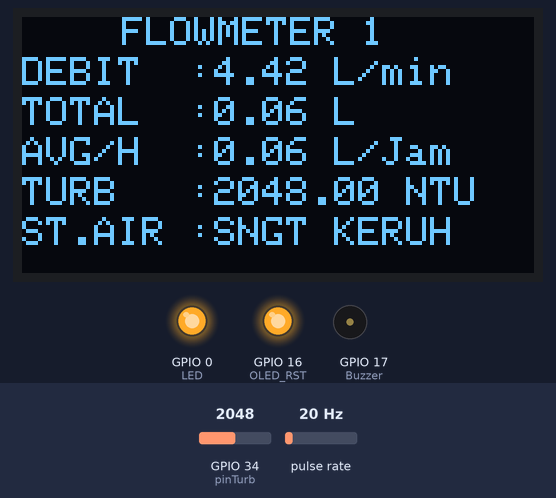
Recording of a program running on a simulated ESP32. On the bench: 128×64 one-colour display, output pins drawn as LEDs (lit = HIGH), buzzer (waves = sounding, pin HIGH). Wiring (inferred from the names in the program): pulse sensor: data GPIO 12. The inputs (shaded band) are chosen by the test bench; at power-on: GPIO 34 (pinTurb) = 2048, pulse rate 20 Hz. WiFi joins after 1.5 s; servers stay silent unless stated; EEPROM starts erased; no radio packets arrive unless stated; no MQTT or app messages arrive unless stated; what the program prints to the serial monitor is not drawn.

Above: at 3.8 s.
3.9 s: GPIO 34 (pinTurb) set to 107
At 5.74 s:
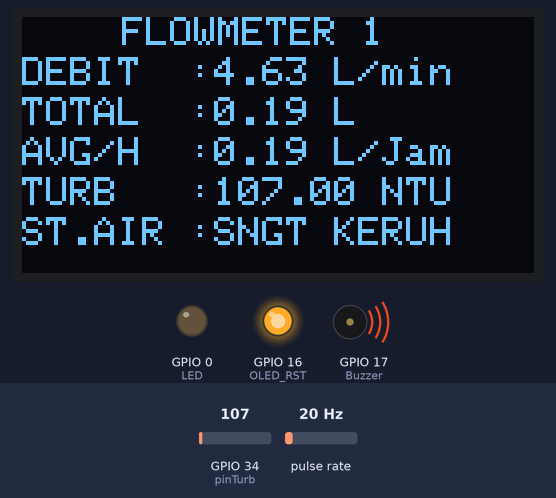
6.4 s: GPIO 34 (pinTurb) set to 94
At 7.62 s:
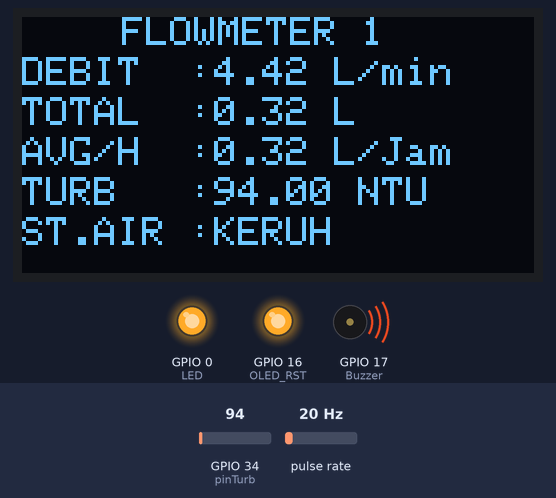
9.3 s: GPIO 34 (pinTurb) set to 10
At 10.79 s:
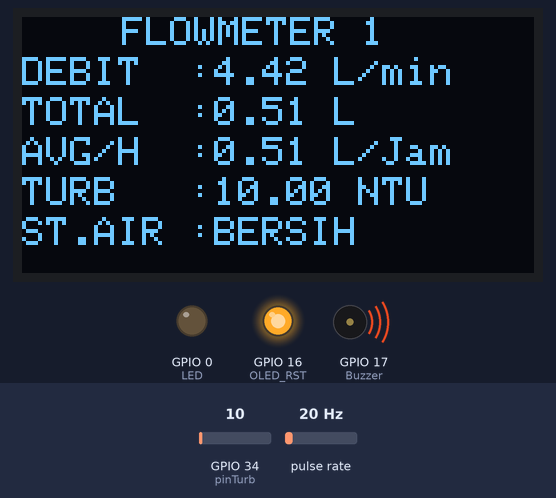
11.7 s: pulse rate (sensor on GPIO 12) set to 4 Hz
At 12.51 s:
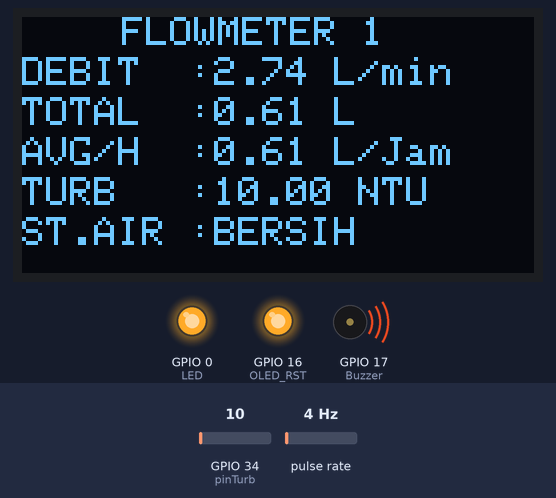
13.8 s: pulse rate (sensor on GPIO 12) set to 50 Hz
At 14.68 s:
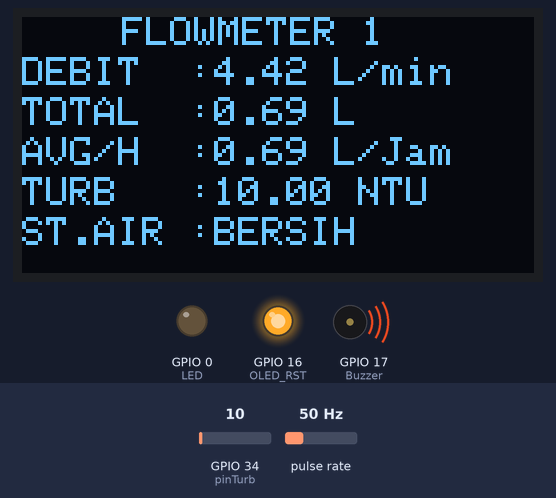
15.9 s: pulse rate (sensor on GPIO 12) set to 100 Hz
At 17.14 s:
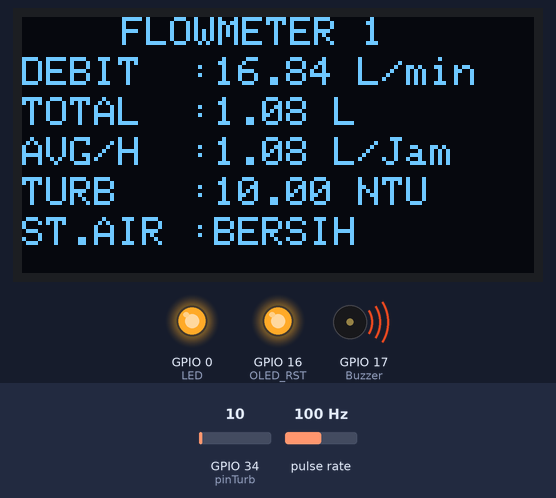
Timing chart, 0 to 18.9 s (numbered marks = the images above; inputs shaded):
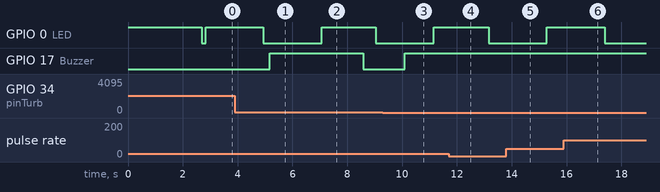

Measured:
- the behaviour switches between 101 and 100 on GPIO 34 (pinTurb) (found by bisection; images 1 and 2)
- after the input at 6.4 s, GPIO 17 (Buzzer): HIGH → LOW after 2.2 s; the display: first differs from a run without the input after 0.67 s (image 2)
- after the input at 9.3 s, the display: first differs from a run without the input after 0.93 s (image 3)
- what the display in image 1 shows lasts 0.5 s, from 5.5 s to 6.0 s
- what the display in image 2 shows lasts 0.4 s, from 7.4 s to 7.8 s

The program:

main.cpp
```cpp
#include <Arduino.h>
#include <MQTTClient.h>
#include <ArduinoJson.h>
#include <WiFi.h>
#include <SPI.h>
#include <LoRa.h>
#include <EEPROM.h>

#include <Wire.h>
#include <Adafruit_I2CDevice.h>
#include <Adafruit_SSD1306.h>

//define the pins used by the LoRa transceiver module
#define SCK 5
#define MISO 19
#define MOSI 27
#define SS 18
#define RST 14
#define DIO0 26

#define BAND 866E6 //Band LoRa SX1276

//OLED pins
#define OLED_SDA 4
#define OLED_SCL 15
#define OLED_RST 16
#define SCREEN_WIDTH 128 // OLED display width, in pixels
#define SCREEN_HEIGHT 64 // OLED display height, in pixels
WiFiClient net;

const char *WIFI_SSID = "SERENITY_plus";
const char *WIFI_PASSWORD = "babykenya";

#define jsonSize 300
#define DEVICE_NAME "FLOWMETER"
#define MQTT_PORT 1883
#define MQTT_SERVER "habibigarden.com"
#define MQTT_USER "habibi"
#define MQTT_PASS "prodigy123"
#define SENSOR 12
#define LED 0
#define pinTurb 34
#define Buzzer 17
#define MQTT_IOT_TOPIC "main/status/Skripsi/flowmeter_1"
#define EEPROM_SIZE 1

#define AWS_MAX_RECONNECT_TRIES 50
MQTTClient client = MQTTClient(jsonSize);

Adafruit_SSD1306 display(SCREEN_WIDTH, SCREEN_HEIGHT, &Wire, OLED_RST);

int interval = 1000;
int interval2 = 5000;
int SensorKekeruhan;
boolean ledState = false, led = false;
boolean buzzState = false, buzz = false;
boolean buzzState1 = false, buzz1 = false;
float calibrationFactor = 4.5;
volatile byte pulseCount;
byte pulse1Sec = 0;
float flowRate;
unsigned int flowMilliLitres, kalkulasiAir;
unsigned long totalMilliLitres, totalMilliLitresPrev, counterKalkulasiAir;
unsigned long currentMillis = 0, previousMillis = 0, previousMillis2 = 0, mainTimer = 0;
unsigned long prevPerJam = 0, prevRead = 0, prevTampil = 0, millisLED=0, millisbuzz=0, millisbuzz1=0, prevPerHari = 0;
volatile int count;
static float V, kekeruhan, volt;


void IRAM_ATTR pulseCounter()
{
  pulseCount++;
}

void connectToWiFi()
{
  WiFi.mode(WIFI_STA);
  WiFi.begin(WIFI_SSID, WIFI_PASSWORD);

  int retries = 0;
  while (WiFi.status() != WL_CONNECTED && retries < 15)
  {
    delay(500);
    Serial.print(".");
    retries++;
  }

  if(WiFi.status() != WL_CONNECTED){
    ledState = false;
  }else
  {
    ledState = true;
  }
}

void connectToMQTT()
{
  client.begin(MQTT_SERVER, MQTT_PORT, net);

  int retries = 0;
  Serial.print("Connecting to MQTT SERVER");

  while (!client.connect(DEVICE_NAME, MQTT_USER, MQTT_PASS) && retries < AWS_MAX_RECONNECT_TRIES)
  {
    Serial.print(".");
    delay(100);
    retries++;
  }

  if (!client.connected())
  {
    Serial.println(" Timeout!");
    ledState = false;
    return;
  }

  Serial.println("Connected!");
  ledState = true;
}
void Flow()
{
  count++;
}
void setup()
{
  Serial.begin(115200);
  pinMode(SENSOR, INPUT_PULLUP);
  pinMode(pinTurb, INPUT);
  pinMode(OLED_RST, OUTPUT);
  pinMode(LED, OUTPUT);
  pinMode(Buzzer, OUTPUT);
  digitalWrite(LED, HIGH);
  digitalWrite(Buzzer, LOW);
  attachInterrupt(0, Flow, RISING);
  digitalWrite(OLED_RST, LOW);
  EEPROM.begin(EEPROM_SIZE);
  delay(20);
  digitalWrite(OLED_RST, HIGH);
  LoRa.setPins(18, 14, 26);


  pulseCount = 0;
  flowRate = 0.0;
  flowMilliLitres = 0;
  totalMilliLitres = 0;
  previousMillis = 0;
  attachInterrupt(digitalPinToInterrupt(SENSOR), pulseCounter, FALLING);

  flowRate = EEPROM.read(0);
  float totalMilliLitres = EEPROM.read(1);
  float kalkulasiAir = EEPROM.read(2);
  kekeruhan = EEPROM.read(3);


  Wire.begin(OLED_SDA, OLED_SCL);
  if (!display.begin(SSD1306_SWITCHCAPVCC, 0x3c, false, false))
  { // Address 0x3C for 128x32
    Serial.println(F("SSD1306 allocation failed"));
  }

  display.clearDisplay();
  display.setTextColor(WHITE);
  display.setTextSize(1);
  display.setCursor(30, 10);
  display.print("LORA SENDER ");
  display.setTextColor(WHITE);
  display.setTextSize(1);
  display.setCursor(25, 20);
  display.print("HABIBI GARDEN");
  display.display();

  connectToWiFi();

  if (WiFi.isConnected() == true)
  {
    connectToMQTT();
    Serial.println("sudah terhubung");
    ledState = true;
  }
  else
  {
    connectToWiFi();
    Serial.println("Menghubungkan Ulang");
    connectToMQTT();
  }

  //SPI LoRa pins
  SPI.begin(SCK, MISO, MOSI, SS);
  //setup LoRa transceiver module
  LoRa.setPins(SS, RST, DIO0);

  if (!LoRa.begin(BAND))
  {
    Serial.println("Starting LoRa failed!");
    while (1)
      ;
  }
  if (LoRa.begin(BAND))
  Serial.println("LoRa Initializing OK!");
  display.clearDisplay();
  display.setCursor(25, 10);
  display.print("LORA SENDING OK!");
  display.display();
  delay(1000);
  digitalWrite(LED, LOW);
}

void sendJsonToMQTT()
{
  StaticJsonDocument<jsonSize> JsonDoc;
  JsonObject info = JsonDoc.createNestedObject("info");
  info["debit"] = flowRate;
  info["total"] = totalMilliLitres/1000;
  info["average_perhour"] = kalkulasiAir/1000;
  info["Turb"] = kekeruhan;

  char JsonBuf[jsonSize];
  serializeJson(JsonDoc, JsonBuf);

  client.publish(MQTT_IOT_TOPIC, JsonBuf);
}
void loop(){


  currentMillis = millis();
  if (currentMillis - previousMillis2 > 1000)
  {
    previousMillis2 = currentMillis;
    mainTimer++;
  }
  if (currentMillis - previousMillis > interval)
  {
    volt = 0;
    for(int i=0; i<200; i++)
    {
        volt += ((float)analogRead(pinTurb)/1027);
    }
    volt = volt;

    kekeruhan = analogRead(pinTurb);
    //V = SensorKekeruhan*(5.0/1027);
    //kekeruhan =2.8 + (V*100.00);


    pulse1Sec = pulseCount;
    pulseCount = 0;
    flowRate = ((1000.0 / (millis() - previousMillis)) * pulse1Sec) / calibrationFactor;
    previousMillis = millis();

    flowMilliLitres = (flowRate / 70) * 1000;

    totalMilliLitres += flowMilliLitres;
    if (totalMilliLitres != totalMilliLitresPrev)
    {
      counterKalkulasiAir = totalMilliLitres - totalMilliLitresPrev;
      kalkulasiAir = kalkulasiAir + counterKalkulasiAir;
      totalMilliLitresPrev = totalMilliLitres;
    }
  }

  if (mainTimer >= prevPerJam + 3600)
  {
    kalkulasiAir = 0;
    prevPerJam = mainTimer;
  }
  if (mainTimer >= prevPerHari + 7200)
  {
    kalkulasiAir = 0;
    totalMilliLitres = 0;
    prevPerHari = mainTimer;
  }

  LoRa.beginPacket();
  LoRa.print("DEBIT :");
  LoRa.print(flowRate);
  LoRa.println(" L/min");
  LoRa.print("TOTAL :");
  LoRa.print((float)totalMilliLitres/1000);
  LoRa.println(" L");
  LoRa.print("AVG/H :");
  LoRa.print((float)kalkulasiAir/1000);
  LoRa.println(" L/Jam");
  LoRa.print("TURB  :");
  LoRa.print(kekeruhan);
  LoRa.println(" NTU");
  LoRa.endPacket();
  LoRa.sleep();
  EEPROM.write(0, flowRate);
  EEPROM.write(1, (float)totalMilliLitres/1000 );
  EEPROM.write(2, (float)kalkulasiAir/1000);
  EEPROM.write(3, kekeruhan);
  EEPROM.commit();
  display.clearDisplay();
  display.setCursor(25,0);
  display.setTextSize(1);
  display.print("FLOWMETER 1");
  display.setCursor(0, 10);
  display.setTextSize(1);
  display.print("DEBIT  :");
  display.print(flowRate);
  display.print(" L/min");
  display.setCursor(0, 20);
  display.setTextSize(1);
  display.print("TOTAL  :");
  display.print((float)totalMilliLitres/1000);
  display.print(" L ");
  display.setCursor(0, 30);
  display.setTextSize(1);
  display.print("AVG/H  :");
  display.print((float)kalkulasiAir/1000);
  display.print(" L/Jam ");
  display.setCursor(0, 40);
  display.setTextSize(1);
  display.print("TURB   :");
  display.print(kekeruhan);
  display.print(" NTU");

  display.display();
  if ((kekeruhan>=0)&&(kekeruhan<=25)){
    Serial.print("Status Air  :");
    Serial.println("AIR BERSIH");
    display.setCursor(0,50);
    display.setTextSize(1);
    display.print("ST.AIR :");
    display.print("BERSIH");
    display.display();
    buzzState = false;
    buzzState1 = false;
  }
  else if((kekeruhan>=26)&&(kekeruhan<=49)){
      Serial.print("Status Air  :");
      Serial.println("SEDANG");
      display.setCursor(0,50);
      display.setTextSize(1);
      display.print("ST.AIR :");
      display.print("SEDANG");
      display.display();
      buzzState = false;
      buzzState1 = false;
    }
    else if((kekeruhan>=50)&&(kekeruhan<=100)){
      Serial.print("Status Air  :");
      Serial.println("KERUH");
      display.setCursor(0,50);
      display.setTextSize(1);
      display.print("ST.AIR :");
      display.print("KERUH");
      display.display();
      buzzState = true;
      buzzState1 = false;
    }
     else{
        Serial.print("Status Air  :");
        Serial.println("SNGT KERUH");
        display.setCursor(0,50);
        display.setTextSize(1);
        display.print("ST.AIR :");
        display.print("SNGT KERUH");
        display.display();
        buzzState1 = true;
        buzzState = false;
        }
  if (mainTimer >= prevTampil + 5)
  {
    // DEBIT/MENIT
    Serial.print(" Debit              : ");
    Serial.print(int(flowRate)); // Print the integer part of the variable
    Serial.println(" L/min ");

    // TOTAL DARI NYALA
    Serial.print(" Total              : ");
    Serial.print(totalMilliLitres);
    Serial.println(" L ");

    // RATA-RATA PERJAM
    Serial.print(" Rata-rata Air/Jam  : ");
    Serial.print(kalkulasiAir);
    Serial.println(" L/Jam");
    prevTampil = mainTimer;

    //TURBIDITY
    Serial.print("Voltage             :");
    Serial.print(volt);
    Serial.println("  V");
    Serial.print("Nilai ADC           :");
    Serial.println(V);
    Serial.print("kekeruhan           :");
    Serial.print(kekeruhan);
    Serial.println("  NTU");
    //ngirim mqtt
    if (WiFi.isConnected() == true)
      {
        if (client.connected())
        {
          Serial.println("Sudah Terhubung");
          ledState = true;
          sendJsonToMQTT();
        }
        else
        {
          Serial.print("Tidak Dapat Terhubung");
          ledState = false;
          connectToMQTT();
          digitalWrite(LED, HIGH);
          if (client.connected())
          {
            sendJsonToMQTT();
            ledState = true;
          }
          else
          {
            Serial.println("Gagal Reconnect MQTT");
            ledState = false;
          }
        }
      }
      else
      {
        Serial.println("Menghubungkan Ulang");
        digitalWrite(LED, HIGH);
        connectToWiFi();
        if (WiFi.isConnected() == true)
        {
          connectToMQTT();
          if (client.connected())
          {
            sendJsonToMQTT();
            ledState = true;
          }
          else
          {
            Serial.println("Gagal Reconnect MQTT");
            ledState = false;
          }
        }
        else
        {
          Serial.println("Wifi Gagal Reconnect");
          ledState = false;
        }
      }
    }
  if (buzzState == true)
  {
    if(currentMillis - millisbuzz > 1500){
      buzz = ! buzz;
      digitalWrite(Buzzer, buzz);
      millisbuzz = currentMillis;
    }
  }

  if (buzzState1 == true)
  {
    if(currentMillis - millisbuzz1 > 5000){
      buzz1 = ! buzz1;
      digitalWrite(Buzzer, buzz1);
      millisbuzz1 = currentMillis;
    }
  }

    //LED
  if (ledState == false) {
    if (currentMillis - millisLED > 200) {
      led = ! led;
      digitalWrite(LED, led);
      millisLED = currentMillis;
    }
  } else if (ledState == true) {
    if (currentMillis - millisLED > 2000) {
      led = ! led;
      digitalWrite(LED, led);
      millisLED = currentMillis;
    }

    //digitalWrite(pinLED, LOW);
  }

}
```
